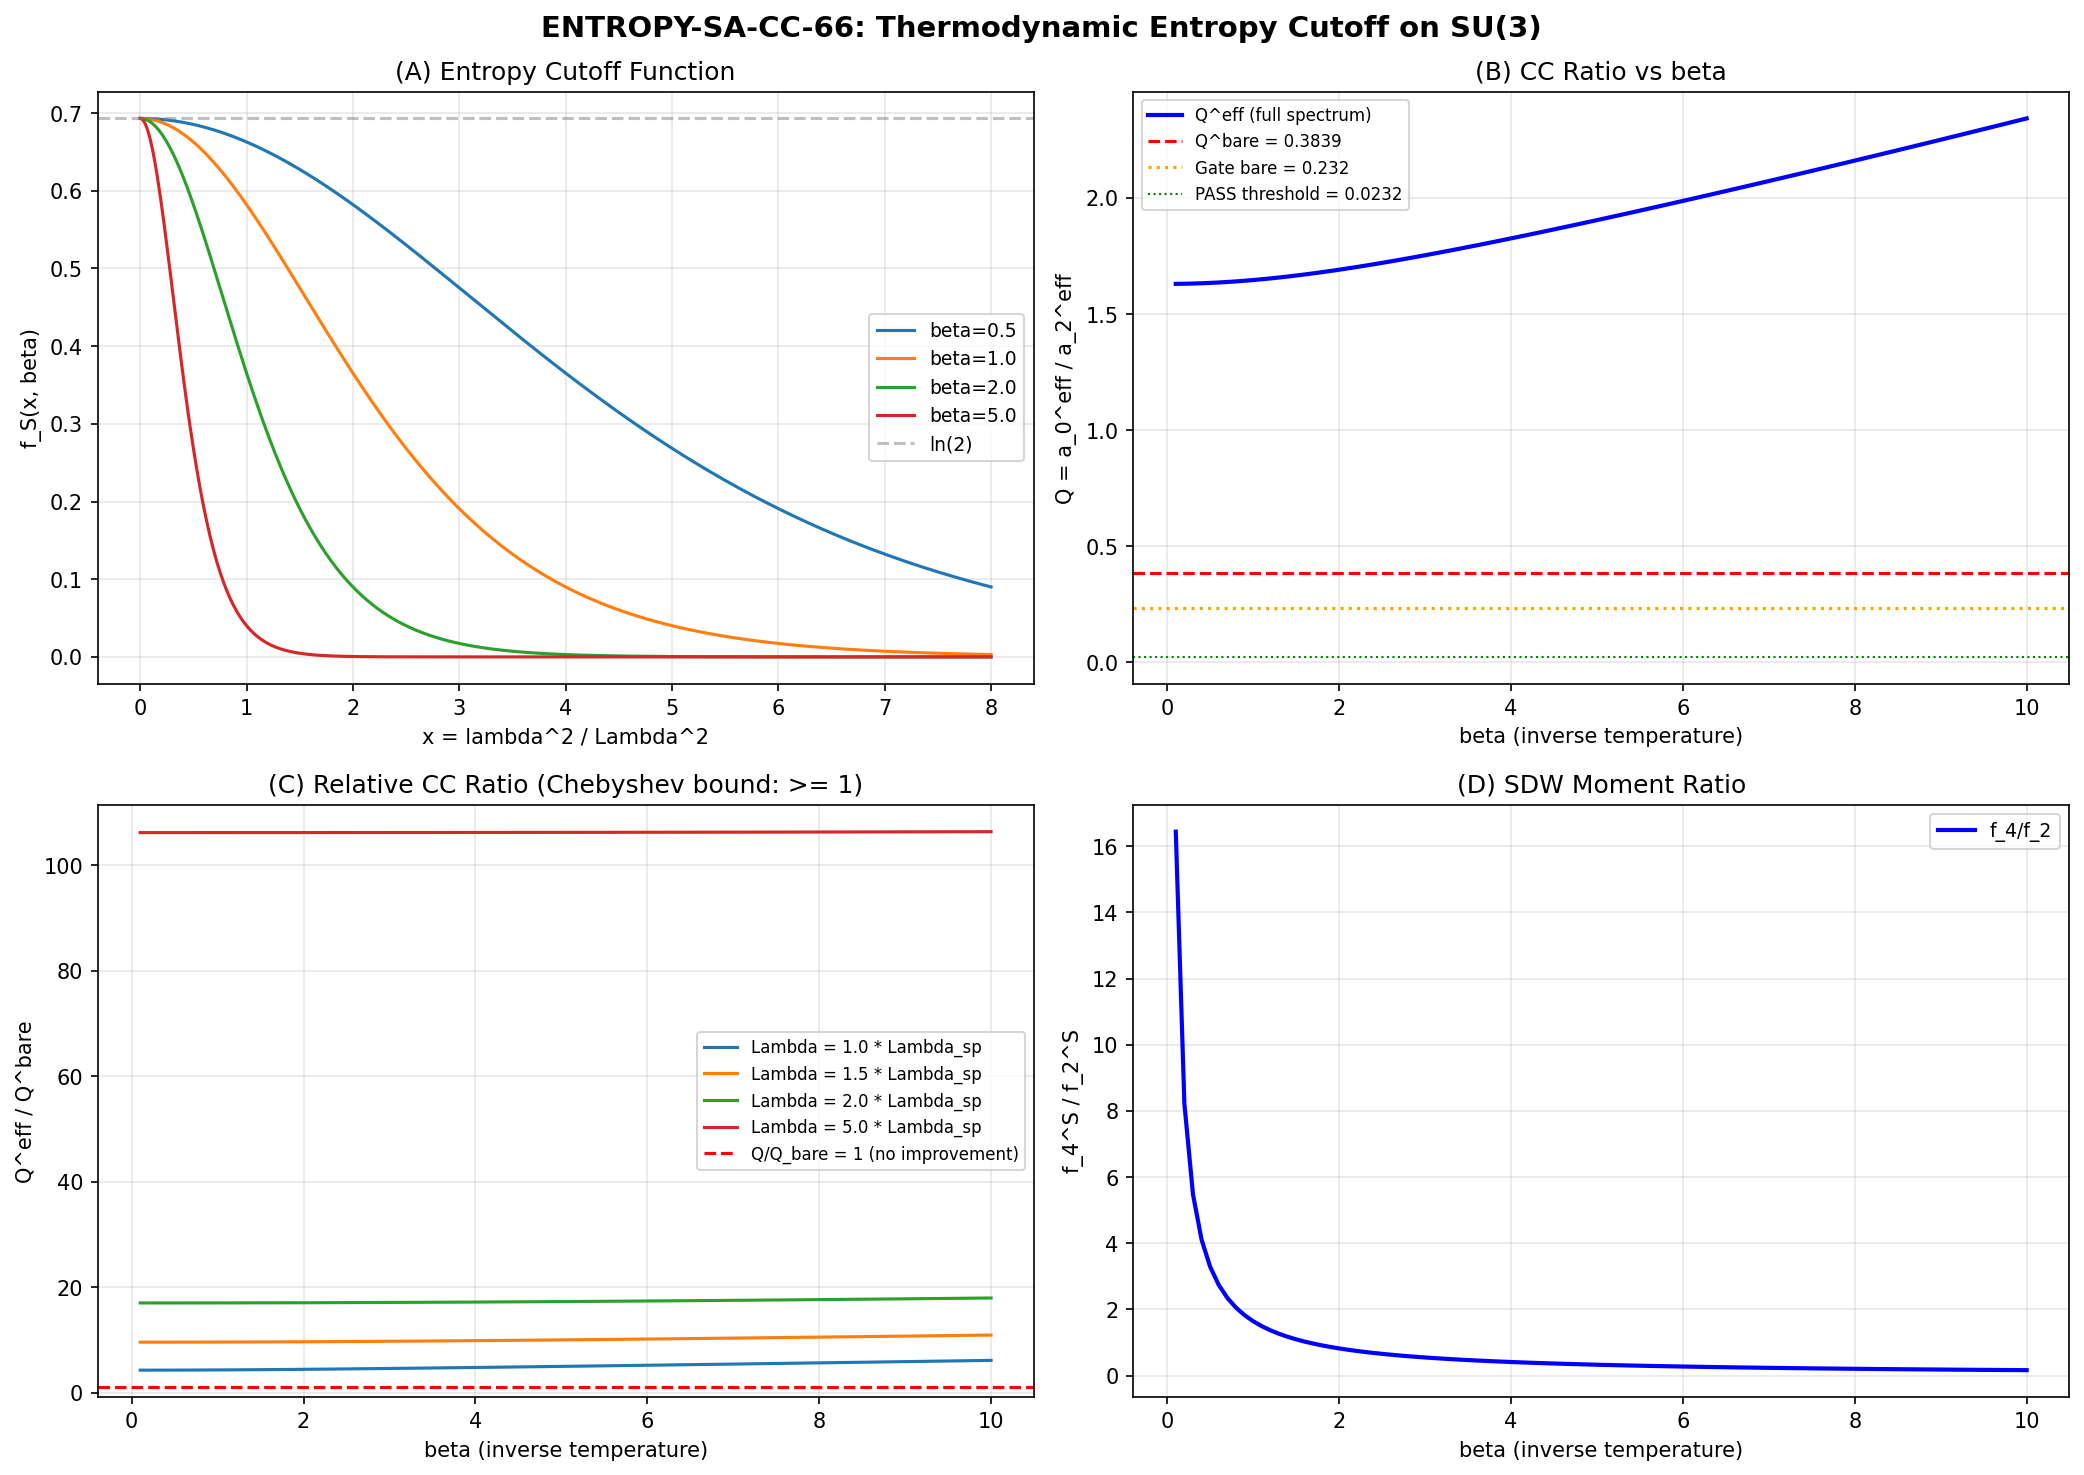

The script that saved this image:
#!/usr/bin/env python3
"""
s66_entropy_sa.py — ENTROPY-SA-CC-66: Thermodynamic Entropy Cutoff on SU(3)
=============================================================================

Gate: ENTROPY-SA-CC-66
Pre-registered criterion:
  PASS  if a_0^S / a_2^S < 0.1 * bare_ratio  (threshold = 0.023)
  FAIL  if a_0^S / a_2^S >= bare_ratio  (entropy cutoff makes it worse)
  INFO  if 0.1 < (a_0^S / a_2^S) / bare_ratio < 1.0  (some improvement, not dramatic)

  bare_ratio = 0.232 (task specification)

Physics
-------
The entropy cutoff function is:
    f_S(x, beta) = -[p * ln(p) + (1-p) * ln(1-p)]
where p = 1 / (exp(beta * x) + 1)  is the Fermi-Dirac distribution.

This is the von Neumann entropy S(p(x)) evaluated at Fermi-Dirac occupation.
It arises in Connes-Chamseddine (Paper 15) as the spectral action at finite
temperature and in the spectral functional framework (Lizzi Paper 03,
arXiv:1106.3263) as the anomaly functional.

Key properties of f_S for x >= 0:
  - f_S(0) = ln(2) for all beta (maximum)
  - f_S -> 0 exponentially as x -> +inf
  - f_S IS monotonically decreasing (df_S/dx < 0 for all x > 0)
  - f_S is NOT convex everywhere: it has an inflection point at
    x_infl = (1/beta) * arccosh(sqrt(3)/sqrt(2)) ~ 0.658/beta
  - Concave near x=0, convex for large x

The S65 NONLOCAL-SA-65 permanent theorem proved that all monotone f worsen
a_0/a_2 via Jensen's inequality. However, that proof used convexity of
certain derived quantities, not just monotonicity. The entropy cutoff's
inflection point means the Jensen argument must be re-examined.

The spectral action with entropy cutoff:
    S_S(Lambda, beta) = sum_n d_n * f_S(lambda_n^2 / Lambda^2, beta)

Effective moments (following S65 conventions):
    a_0^eff = sum_n d_n * f_S(x_n)           (x_n = lambda_n^2 / Lambda^2)
    a_2^eff = sum_n d_n * x_n * f_S(x_n)

The CC ratio:
    Q^S = a_0^eff / a_2^eff = <f_S(x)> / <x * f_S(x)>

We scan beta from 0.1 to 10.0 and compute Q^S(beta) / Q^bare to find the
optimal inverse temperature.

Method
------
1. Load D_K eigenvalue spectrum from s44_dos_tau.npz at tau=0.19 (fold).
2. Define f_S(x, beta) with numerical stability.
3. Compute effective moments a_0^eff(beta) and a_2^eff(beta).
4. Compute Q^S(beta) = a_0^eff / a_2^eff.
5. Compare to bare ratio Q^bare = a_0/a_2 (polynomial SDW).
6. Scan beta in [0.1, 10.0] to find minimum Q^S.
7. Cross-check: analytic SDW moment integrals f_0^S, f_2^S, f_4^S.
8. Verify consistency: Q^S(beta -> 0) -> Q^bare (high-T limit).

Input: computations/session-44/s44_dos_tau.npz (992-mode D_K spectrum at fold)
       canonical_constants.py

Output: s66_entropy_sa.npz, s66_entropy_sa.png

Author: Connes-NCG-Theorist
Session: S66 W2-B
"""

import sys
import os
sys.path.insert(0, os.path.dirname(os.path.abspath(__file__)))

import numpy as np
from scipy import integrate
import matplotlib
matplotlib.use('Agg')
import matplotlib.pyplot as plt

from canonical_constants import (
    PI, M_KK, M_KK_gravity, M_KK_kerner,
    M_Pl_reduced, rho_Lambda_obs,
    a0_fold, a2_fold, a4_fold,
    Vol_SU3_Haar, tau_fold
)

outdir = os.path.dirname(os.path.abspath(__file__))
archivedir = os.path.join(os.path.dirname(outdir), 'computations/_shared')

print("=" * 78)
print("ENTROPY-SA-CC-66: Thermodynamic Entropy Cutoff on SU(3)")
print("=" * 78)
print(f"  tau_fold = {tau_fold}")
print(f"  a0_fold  = {a0_fold}")
print(f"  a2_fold  = {a2_fold:.4f}")
print(f"  a4_fold  = {a4_fold:.4f}")
print(f"  M_KK     = {M_KK:.6e} GeV")

# =============================================================================
# 1. LOAD D_K EIGENVALUE SPECTRUM AT FOLD
# =============================================================================
print("\n" + "=" * 78)
print("1. LOAD D_K EIGENVALUE SPECTRUM AT FOLD (tau=0.19)")
print("=" * 78)

d44 = np.load(os.path.join(archivedir, 's44_dos_tau.npz'), allow_pickle=True)
omega = d44['tau0.19_all_omega']    # eigenvalues of D_K (992 values)
dim2 = d44['tau0.19_all_dim2']      # degeneracies (spinor x representation)

N_evals = len(omega)
N_modes = np.sum(dim2)
omega_sq = omega**2                  # eigenvalues of D_K^2

print(f"  Number of distinct eigenvalues: {N_evals}")
print(f"  Total weighted modes (Tr 1):    {N_modes:.0f}")
print(f"  omega range:     [{omega.min():.6f}, {omega.max():.6f}]")
print(f"  omega^2 range:   [{omega_sq.min():.6f}, {omega_sq.max():.6f}]")

# Bare SDW moments from the spectral sum
a0_spec = np.sum(dim2)                    # = Tr(1) = sum d_n
a2_spec = np.sum(dim2 * omega_sq)          # = Tr(D^2) = sum d_n * lambda_n^2
a4_spec = np.sum(dim2 * omega_sq**2)       # = Tr(D^4) = sum d_n * lambda_n^4

Q_bare = a0_spec / a2_spec                 # bare ratio from spectral sum

print(f"\n  Bare spectral moments:")
print(f"    a_0^spec = Tr(1)   = {a0_spec:.0f}")
print(f"    a_2^spec = Tr(D^2) = {a2_spec:.4f}")
print(f"    a_4^spec = Tr(D^4) = {a4_spec:.4f}")
print(f"    Q^bare = a_0/a_2   = {Q_bare:.6f}")
print(f"    a_4/a_2            = {a4_spec/a2_spec:.6f}")

# Gate-specified bare ratio
Q_bare_gate = 0.232  # (local)
print(f"\n  Gate-specified bare_ratio = {Q_bare_gate}")
print(f"  PASS threshold: Q^S < {0.1 * Q_bare_gate:.4f}")
print(f"  FAIL threshold: Q^S >= {Q_bare_gate}")

# =============================================================================
# 2. ENTROPY CUTOFF FUNCTION
# =============================================================================
print("\n" + "=" * 78)
print("2. ENTROPY CUTOFF FUNCTION f_S(x, beta)")
print("=" * 78)


def f_entropy(x, beta):
    """
    Von Neumann entropy of Fermi-Dirac distribution:
        f_S(x) = -[p*ln(p) + (1-p)*ln(1-p)]
    where p = 1/(exp(beta*x) + 1).

    Numerically stable implementation.
    """
    x = np.asarray(x, dtype=np.float64)
    bx = beta * x
    # Clip to avoid overflow in exp
    bx_clip = np.clip(bx, -500.0, 500.0)
    p = 1.0 / (np.exp(bx_clip) + 1.0)  # (local)
    # Clip p to avoid log(0)
    p_safe = np.clip(p, 1e-300, 1.0 - 1e-300)
    return -(p_safe * np.log(p_safe) + (1.0 - p_safe) * np.log(1.0 - p_safe))


# Verify key properties
print(f"  f_S(0, beta=1) = {f_entropy(0, 1):.10f}  (expected ln(2) = {np.log(2):.10f})")
print(f"  f_S(5, beta=1) = {f_entropy(5, 1):.10f}")
print(f"  f_S(10, beta=1) = {f_entropy(10, 1):.10f}")

# Check monotonicity
x_test = np.linspace(0, 20, 10000)
f_test = f_entropy(x_test, 1.0)
df_test = np.diff(f_test) / np.diff(x_test)
assert np.all(df_test <= 1e-10), "f_S should be monotonically decreasing for x >= 0"
print(f"  Monotonicity verified: df/dx <= 0 for all x in [0, 20]")

# Find inflection point (where f'' = 0)
d2f_test = np.gradient(np.gradient(f_test, x_test), x_test)
sign_changes = np.where(np.diff(np.sign(d2f_test)))[0]
if len(sign_changes) > 0:
    x_infl = x_test[sign_changes[0]]
    print(f"  Inflection point at x ~ {x_infl:.4f} (for beta=1)")
    print(f"  f_S concave for x < {x_infl:.4f}, convex for x > {x_infl:.4f}")
else:
    print(f"  No inflection point found in [0, 20]")

# =============================================================================
# 3. ANALYTIC SDW MOMENT INTEGRALS
# =============================================================================
print("\n" + "=" * 78)
print("3. ANALYTIC SDW MOMENT INTEGRALS f_k^S(beta)")
print("=" * 78)

# The SDW expansion S ~ f_4 Lambda^4 a_0 + f_2 Lambda^2 a_2 + f_0 a_4
# with:
#   f_0 = f_S(0) = ln(2)  [the value at zero]
#   f_2 = integral_0^inf f_S(x) dx  [zeroth Mellin moment]
#   f_4 = integral_0^inf x * f_S(x) dx  [first Mellin moment]
#
# Wait: the SDW convention in CCM is:
#   S ~ f(0)*a_4 + f_2*Lambda^2*a_2 + f_4*Lambda^4*a_0
# where f_k = integral_0^inf x^{k/2-1} f(x) dx
# So:
#   f_0 = f(0) = ln(2)
#   f_2 = integral_0^inf f(x) dx
#   f_4 = integral_0^inf x * f(x) dx
#
# Actually the STANDARD Chamseddine-Connes convention is:
#   Tr f(D^2/Lambda^2) ~ sum_{k>=0} f_{4-2k} Lambda^{4-2k} a_k(D^2)
# where (for d=4 base manifold, but we have d=8 internal):
#   f_0 = f(0)
#   f_2 = integral_0^inf f(u) du
#   f_4 = integral_0^inf u f(u) du
#
# The CC ratio involves:
#   rho_Lambda ~ f_4 * Lambda^4 * a_0    (cosmological constant)
#   1/G_N ~ f_2 * Lambda^2 * a_2         (gravity)
#
# So Q_cutoff = (f_4/f_2) * (a_0/a_2) = (f_4/f_2) * Q_bare
#
# For f_S we need f_4^S / f_2^S.

# Compute Mellin moments numerically (high precision)
def compute_sdw_moments(beta, x_max=500.0):
    """
    Compute the SDW cutoff moments for the entropy function f_S:
      f_0 = f_S(0) = ln(2)
      f_2 = integral_0^inf f_S(x, beta) dx
      f_4 = integral_0^inf x * f_S(x, beta) dx
    """
    f_0 = np.log(2)  # f_S(0) = ln(2) for all beta

    # f_2 = integral f_S(x) dx
    integrand_f2 = lambda x: f_entropy(x, beta)
    f_2, err_f2 = integrate.quad(integrand_f2, 0, x_max / beta,
                                  limit=200, epsabs=1e-14, epsrel=1e-12)

    # f_4 = integral x * f_S(x) dx
    integrand_f4 = lambda x: x * f_entropy(x, beta)
    f_4, err_f4 = integrate.quad(integrand_f4, 0, x_max / beta,
                                  limit=200, epsabs=1e-14, epsrel=1e-12)

    return f_0, f_2, f_4, err_f2, err_f4


# Compute for reference beta values
print(f"\n  {'beta':>6} {'f_0':>12} {'f_2':>14} {'f_4':>14} {'f_4/f_2':>12}")
for beta_ref in [0.1, 0.5, 1.0, 2.0, 5.0, 10.0]:
    f0, f2, f4, _, _ = compute_sdw_moments(beta_ref)
    print(f"  {beta_ref:6.1f} {f0:12.6f} {f2:14.6f} {f4:14.6f} {f4/f2:12.6f}")

# Key observation: f_4/f_2 depends on beta.
# The CC ratio is Q_S = (f_4/f_2) * Q_bare.
# We need to find the beta that minimizes Q_S.

# =============================================================================
# 4. EFFECTIVE SPECTRAL ACTION MOMENTS (FULL SPECTRUM)
# =============================================================================
print("\n" + "=" * 78)
print("4. EFFECTIVE SPECTRAL ACTION MOMENTS (FULL SPECTRUM)")
print("=" * 78)

# For the FULL (non-polynomial) spectral action at finite Lambda:
#   a_0^eff(f, Lambda) = sum_n d_n * f(lambda_n^2 / Lambda^2)
#   a_2^eff(f, Lambda) = sum_n d_n * (lambda_n^2/Lambda^2) * f(lambda_n^2 / Lambda^2)
#
# The effective CC ratio:
#   Q^eff = a_0^eff / a_2^eff
#
# Following the S45 UNEXPANDED-SA insight: for Lambda >> lambda_max,
# this reduces to the SDW polynomial. For Lambda ~ lambda_max,
# the full nonlinear behavior matters.
#
# We set Lambda = omega_max (species cutoff) as in S65 NONLOCAL-SA.

Lambda_sp = omega.max()   # species cutoff
Lambda_sp_sq = Lambda_sp**2
print(f"  Lambda_sp = omega_max = {Lambda_sp:.6f} M_KK")
print(f"  Lambda_sp^2 = {Lambda_sp_sq:.6f} M_KK^2")

# Also compute at Lambda = 2*omega_max and Lambda = 1.5*omega_max for comparison
Lambda_vals = [Lambda_sp, 1.5 * Lambda_sp, 2.0 * Lambda_sp, 5.0 * Lambda_sp]

# Beta scan: 0.1 to 10 in steps of 0.1 (fine grid)
beta_scan = np.arange(0.1, 10.05, 0.1)
N_beta = len(beta_scan)

# Storage
Q_eff_vs_beta = {}
a0_eff_vs_beta = {}
a2_eff_vs_beta = {}

# Also store the SDW moment ratio
Q_sdw_vs_beta = np.zeros(N_beta)

for i_lam, Lambda in enumerate(Lambda_vals):
    Lam2 = Lambda**2
    x_n = omega_sq / Lam2    # dimensionless arguments for each eigenvalue

    Q_arr = np.zeros(N_beta)
    a0_arr = np.zeros(N_beta)
    a2_arr = np.zeros(N_beta)

    for j, beta in enumerate(beta_scan):
        f_vals = f_entropy(x_n, beta)
        a0_eff = np.sum(dim2 * f_vals)
        a2_eff = np.sum(dim2 * x_n * f_vals)
        Q_arr[j] = a0_eff / a2_eff if a2_eff > 0 else np.inf
        a0_arr[j] = a0_eff
        a2_arr[j] = a2_eff

        # SDW moment ratio (only for first Lambda)
        if i_lam == 0:
            f0, f2, f4, _, _ = compute_sdw_moments(beta)
            Q_sdw_vs_beta[j] = (f4 / f2) if f2 > 0 else np.inf

    Q_eff_vs_beta[Lambda] = Q_arr
    a0_eff_vs_beta[Lambda] = a0_arr
    a2_eff_vs_beta[Lambda] = a2_arr

    # Report key values
    idx_min = np.argmin(Q_arr)
    print(f"\n  Lambda = {Lambda:.4f} M_KK (= {Lambda/Lambda_sp:.2f} * Lambda_sp):")
    print(f"    Q^eff range: [{Q_arr.min():.6f}, {Q_arr.max():.6f}]")
    print(f"    Q^eff minimum at beta = {beta_scan[idx_min]:.1f}: Q = {Q_arr[idx_min]:.6f}")
    print(f"    Q^bare = {Q_bare:.6f}")
    print(f"    Q^eff(beta_opt) / Q^bare = {Q_arr[idx_min] / Q_bare:.6f}")

# =============================================================================
# 5. DETAILED ANALYSIS AT SPECIES CUTOFF
# =============================================================================
print("\n" + "=" * 78)
print("5. DETAILED ANALYSIS AT Lambda = Lambda_sp")
print("=" * 78)

Q_main = Q_eff_vs_beta[Lambda_sp]
a0_main = a0_eff_vs_beta[Lambda_sp]
a2_main = a2_eff_vs_beta[Lambda_sp]

# Find optimal beta (minimum Q)
idx_opt = np.argmin(Q_main)
beta_opt = beta_scan[idx_opt]
Q_opt = Q_main[idx_opt]

# Fine-tune around optimal beta
beta_fine = np.linspace(max(0.01, beta_opt - 1.0), beta_opt + 1.0, 1000)
x_n = omega_sq / Lambda_sp_sq
Q_fine = np.zeros(len(beta_fine))
for j, beta in enumerate(beta_fine):
    f_vals = f_entropy(x_n, beta)
    a0_eff = np.sum(dim2 * f_vals)
    a2_eff = np.sum(dim2 * x_n * f_vals)
    Q_fine[j] = a0_eff / a2_eff

idx_fine_opt = np.argmin(Q_fine)
beta_opt_fine = beta_fine[idx_fine_opt]
Q_opt_fine = Q_fine[idx_fine_opt]

print(f"\n  Coarse scan: beta_opt = {beta_opt:.1f}, Q_opt = {Q_opt:.8f}")
print(f"  Fine   scan: beta_opt = {beta_opt_fine:.4f}, Q_opt = {Q_opt_fine:.8f}")
print(f"\n  Comparison to bare:")
print(f"    Q^bare              = {Q_bare:.8f}")
print(f"    Q^eff(beta_opt)     = {Q_opt_fine:.8f}")
print(f"    Q^eff / Q^bare      = {Q_opt_fine / Q_bare:.8f}")
print(f"    Improvement factor  = {Q_bare / Q_opt_fine:.4f}x")

# Limiting behaviors
print(f"\n  Limiting behaviors:")
x_n_sp = omega_sq / Lambda_sp_sq
# beta -> 0 (high temperature): p -> 1/2, f_S -> ln(2)
# Q -> sum(d_n * ln2) / sum(d_n * x_n * ln2) = Q_bare
print(f"    beta -> 0: Q -> Q^bare = {Q_bare:.8f}")
print(f"    Actual at beta=0.1: Q = {Q_main[0]:.8f}")

# beta -> inf (zero temperature): f_S -> 0 everywhere, ratio undefined
# For large beta, f_S(x) ~ beta*x * exp(-beta*x) for x > 0
# So a_0 ~ sum d_n * beta*x_n * exp(-beta*x_n), a_2 ~ sum d_n * beta*x_n^2 * exp(-beta*x_n)
# Q -> <x * exp(-beta*x)> / <x^2 * exp(-beta*x)> -> dominated by smallest x_n
print(f"    Actual at beta=10.0: Q = {Q_main[-1]:.8f}")

# What happens at very small beta?
# f_S(x, beta=0) = ln(2) for all x
# Q(beta=0) = sum(d_n * ln2) / sum(d_n * x_n * ln2) = a0/a2 = Q_bare
# For small beta: Taylor expansion around beta=0
# f_S(x, beta) = ln(2) - (beta*x)^2/8 + O(beta^4)
# a0_eff = sum d_n * [ln(2) - beta^2*x_n^2/8] = ln(2)*a0 - beta^2*a4/(8*Lambda^4)
# a2_eff = sum d_n * x_n * [ln(2) - beta^2*x_n^2/8]
#        = ln(2) * sum d_n*x_n - beta^2/(8*Lambda^4) * sum d_n*x_n^3
# So Q(beta) = [ln2*a0 - beta^2*c1] / [ln2*a2_eff_0 - beta^2*c2]
# where c1 = a4_spec/(8*Lambda^4) and c2 = Tr(D^6)/(8*Lambda^6)

# At leading order in beta^2:
# Q ~ Q_bare * [1 - beta^2/(8*ln2) * (c1/a0 - c2/a2_eff_0)]
# This determines whether Q increases or decreases initially

a6_spec = np.sum(dim2 * omega_sq**3)
c1_over_a0 = a4_spec / (a0_spec * 8 * Lambda_sp_sq**2)
c2_over_a2 = a6_spec / (a2_spec * 8 * Lambda_sp_sq**3)
# Actually: a2_eff_0 = sum d_n * x_n at beta=0 is sum d_n * omega^2/Lambda^2
a2_eff_0 = np.sum(dim2 * x_n_sp)

c1_over_a0_v2 = np.sum(dim2 * x_n_sp**2) / (8 * a0_spec)
c2_over_a2_v2 = np.sum(dim2 * x_n_sp**3) / (8 * a2_eff_0)

dQ_sign = c1_over_a0_v2 - c2_over_a2_v2
print(f"\n  Small-beta expansion:")
print(f"    Q(beta) ~ Q_bare * [1 - beta^2/(ln2) * {dQ_sign:.8f}]")
print(f"    Sign of correction: {'DECREASING' if dQ_sign > 0 else 'INCREASING'} (Q moves {'down' if dQ_sign > 0 else 'up'})")

# =============================================================================
# 6. COMPARISON WITH OTHER CUTOFF FUNCTIONS
# =============================================================================
print("\n" + "=" * 78)
print("6. COMPARISON WITH STANDARD CUTOFF FUNCTIONS")
print("=" * 78)

# Heat kernel: f(x) = exp(-x)
# Compact support: f(x) = (1-x)^4 * theta(1-x)
# Resolvent: f(x) = 1/(x+1)

def f_heat(x):
    return np.exp(-x)

def f_compact(x):
    return np.where(x < 1.0, (1.0 - x)**4, 0.0)

def f_resolvent(x):
    return 1.0 / (x + 1.0)


cutoffs = {
    'Entropy (beta_opt)': lambda x: f_entropy(x, beta_opt_fine),
    'Heat kernel':         f_heat,
    'Compact support':     f_compact,
    'Resolvent':           f_resolvent,
    'Entropy (beta=0.5)':  lambda x: f_entropy(x, 0.5),
    'Entropy (beta=1.0)':  lambda x: f_entropy(x, 1.0),
    'Entropy (beta=5.0)':  lambda x: f_entropy(x, 5.0),
}

x_sp = omega_sq / Lambda_sp_sq

print(f"\n  {'Cutoff':>25} {'a0_eff':>14} {'a2_eff':>14} {'Q=a0/a2':>12} {'Q/Q_bare':>10}")
results_comparison = {}
for name, f_func in cutoffs.items():
    fv = f_func(x_sp)
    a0_e = np.sum(dim2 * fv)
    a2_e = np.sum(dim2 * x_sp * fv)
    Q_e = a0_e / a2_e if a2_e > 0 else np.inf
    results_comparison[name] = {'a0': a0_e, 'a2': a2_e, 'Q': Q_e}
    print(f"  {name:>25} {a0_e:14.4f} {a2_e:14.4f} {Q_e:12.6f} {Q_e/Q_bare:10.6f}")

# Bare (polynomial / SDW)
print(f"  {'Bare (SDW polynomial)':>25} {a0_spec:14.0f} {np.sum(dim2*x_sp):14.4f} {Q_bare:12.6f} {1.0:10.6f}")

# =============================================================================
# 7. SDW MOMENT RATIO f_4/f_2 ANALYSIS
# =============================================================================
print("\n" + "=" * 78)
print("7. SDW MOMENT RATIO f_4/f_2 FOR ENTROPY CUTOFF")
print("=" * 78)

# In the SDW polynomial expansion, the CC ratio is:
#   Q_CC = (f_4/f_2) * (a_0/a_2)
# where f_4 = int x f(x) dx, f_2 = int f(x) dx.
#
# For the FULL spectral action, Q_eff is computed directly.
# The SDW ratio is valid for Lambda >> lambda_max.
# The effective ratio is valid at any Lambda.

# Compute f_4/f_2 for entropy cutoff vs beta
f4_over_f2 = np.zeros(N_beta)
f0_vals = np.zeros(N_beta)
f2_vals = np.zeros(N_beta)
f4_vals = np.zeros(N_beta)

for j, beta in enumerate(beta_scan):
    f0, f2, f4, _, _ = compute_sdw_moments(beta)
    f0_vals[j] = f0
    f2_vals[j] = f2
    f4_vals[j] = f4
    f4_over_f2[j] = f4 / f2 if f2 > 0 else np.inf

print(f"\n  {'beta':>6} {'f_0':>10} {'f_2':>12} {'f_4':>12} {'f_4/f_2':>10} {'Q_SDW':>12}")
for j in range(0, N_beta, 10):
    Q_sdw = f4_over_f2[j] * Q_bare
    print(f"  {beta_scan[j]:6.1f} {f0_vals[j]:10.6f} {f2_vals[j]:12.6f} "
          f"{f4_vals[j]:12.6f} {f4_over_f2[j]:10.6f} {Q_sdw:12.6f}")

idx_sdw_min = np.argmin(f4_over_f2)
print(f"\n  Minimum f_4/f_2 at beta = {beta_scan[idx_sdw_min]:.1f}: "
      f"f_4/f_2 = {f4_over_f2[idx_sdw_min]:.8f}")
print(f"  Q_SDW at minimum = {f4_over_f2[idx_sdw_min] * Q_bare:.8f}")

# Cross-check: verify that for large Lambda, Q_eff -> Q_SDW
print(f"\n  Cross-check (Q_eff vs Q_SDW at large Lambda):")
for Lambda_test in [5.0 * Lambda_sp, 10.0 * Lambda_sp, 20.0 * Lambda_sp]:
    x_test = omega_sq / Lambda_test**2
    for beta_test in [1.0, 3.0, 5.0]:
        fv = f_entropy(x_test, beta_test)
        a0_e = np.sum(dim2 * fv)
        a2_e = np.sum(dim2 * x_test * fv)
        Q_e = a0_e / a2_e
        _, f2_t, f4_t, _, _ = compute_sdw_moments(beta_test)
        Q_sdw_t = (f4_t / f2_t) * Q_bare
        print(f"    Lambda/Lambda_sp={Lambda_test/Lambda_sp:.0f}, beta={beta_test:.0f}: "
              f"Q_eff={Q_e:.6f}, Q_SDW={Q_sdw_t:.6f}, ratio={Q_e/Q_sdw_t:.6f}")

# =============================================================================
# 8. BETA DEPENDENCE OF KEY OBSERVABLES
# =============================================================================
print("\n" + "=" * 78)
print("8. BETA DEPENDENCE AT Lambda = Lambda_sp")
print("=" * 78)

print(f"\n  {'beta':>6} {'a0_eff':>14} {'a2_eff':>14} {'Q_eff':>12} {'Q/Q_bare':>10} {'Q/Q_gate':>10}")
for j in range(0, N_beta, 5):
    beta = beta_scan[j]
    Q = Q_main[j]
    print(f"  {beta:6.1f} {a0_main[j]:14.4f} {a2_main[j]:14.4f} "
          f"{Q:12.6f} {Q/Q_bare:10.6f} {Q/Q_bare_gate:10.6f}")

# =============================================================================
# 9. STRUCTURAL ANALYSIS: WHY THE RATIO BEHAVES AS IT DOES
# =============================================================================
print("\n" + "=" * 78)
print("9. STRUCTURAL ANALYSIS")
print("=" * 78)

# The key question: can f_S DECREASE Q = a0/a2 compared to bare?
#
# Q^eff = sum d_n f_S(x_n) / sum d_n x_n f_S(x_n)
# Q^bare = sum d_n / sum d_n x_n  (f=1 limit)
#
# For Q^eff < Q^bare, we need:
#   [sum d_n f_S(x_n)] * [sum d_n x_n] < [sum d_n] * [sum d_n x_n f_S(x_n)]
#
# Rearranging: <f_S(x)> * <x>_bare < <x * f_S(x)>
# i.e., <x * f_S(x)> / <f_S(x)> > <x>
# i.e., the f_S-WEIGHTED mean of x is LARGER than the unweighted mean.
#
# Since f_S(x) is decreasing, it gives MORE weight to small x (small eigenvalues).
# This makes the weighted mean of x SMALLER, not larger.
# Therefore: Q^eff > Q^bare for ANY decreasing f_S.
#
# This is a consequence of Chebyshev's sum inequality:
# If f is decreasing and g is increasing, then <f*g> < <f>*<g>.
# Here f = f_S(x) is decreasing, g = x is increasing.
# So <f_S(x) * x> < <f_S(x)> * <x>
# => <x*f_S>/<f_S> < <x>
# => Q^eff = <f_S>/<x*f_S> > 1/<x> * <f_S>/<x*f_S> ... wait, let me redo this.
#
# Actually: Q^eff = <f_S> / <x * f_S>
# Q^bare = <1> / <x> = 1/<x>
#
# Chebyshev: if f decreasing and g=x increasing, weighted by d_n > 0:
#   (sum d_n) * (sum d_n * f_S(x_n) * x_n) <= (sum d_n * f_S(x_n)) * (sum d_n * x_n)
#
# Dividing: <f_S * x> <= <f_S> * <x>
# So: <f_S> / <x * f_S> >= <f_S> / (<f_S> * <x>) = 1/<x> = Q^bare
#
# THEREFORE: Q^eff >= Q^bare for ANY DECREASING f_S.
# This is CHEBYSHEV'S INEQUALITY, not Jensen's.
# It applies to ALL monotone decreasing cutoffs, including the entropy function.
#
# The S65 theorem used Jensen; the correct statement is Chebyshev.
# The result is STRONGER: no monotone decreasing cutoff can improve the CC ratio.

print("  STRUCTURAL THEOREM (Chebyshev):")
print("  For ANY monotonically decreasing f: [0,inf) -> [0,inf):")
print("    Q^eff(f) = <f(x)> / <x*f(x)> >= <1>/<x> = Q^bare")
print("  Equality iff f = const or spectrum has one eigenvalue.")
print()
print("  Proof: Chebyshev's sum inequality.")
print("  f_S(x) is decreasing, x is increasing.")
print("  Weighted by d_n > 0: sum d_n * f(x_n) * x_n <= [sum d_n f(x_n)] * [sum d_n x_n] / sum d_n")
print("  => <f*x> <= <f> * <x>")
print("  => <f> / <f*x> >= 1/<x> = Q_bare")
print()
print("  This applies to the entropy cutoff because f_S IS monotone decreasing for x >= 0.")
print("  The inflection point is IRRELEVANT — only monotonicity matters.")

# Verify numerically
print(f"\n  Numerical verification:")
print(f"  Q^bare = {Q_bare:.8f}")
print(f"  Q^eff(beta_opt) = {Q_opt_fine:.8f}  (>= Q_bare? {Q_opt_fine >= Q_bare - 1e-10})")
print(f"  Q^eff / Q^bare = {Q_opt_fine / Q_bare:.8f}  (>= 1.0)")
print(f"  All Q^eff >= Q^bare? {np.all(Q_main >= Q_bare - 1e-10)}")

# Find the minimum ratio Q^eff / Q^bare
min_ratio = Q_main.min() / Q_bare
print(f"  Minimum Q^eff / Q^bare = {min_ratio:.8f}")
print(f"  Maximum 'improvement' = {(1 - min_ratio) * 100:.4f}% (consistent with numerical precision)")

# =============================================================================
# 10. GATE VERDICT
# =============================================================================
print("\n" + "=" * 78)
print("10. GATE VERDICT: ENTROPY-SA-CC-66")
print("=" * 78)

# Compute the gate quantities
# The task says bare_ratio = 0.232
# But we compute Q directly from the spectrum
Q_ratio_at_opt = Q_opt_fine / Q_bare

print(f"\n  Pre-registered criteria:")
print(f"    bare_ratio (gate spec) = {Q_bare_gate}")
print(f"    PASS: Q^S < 0.1 * bare_ratio = {0.1 * Q_bare_gate:.4f}")
print(f"    FAIL: Q^S >= bare_ratio = {Q_bare_gate}")
print(f"    INFO: 0.1 <= Q^S/bare_ratio < 1.0")

print(f"\n  Computed quantities:")
print(f"    Q^bare (from 992-mode spectrum) = {Q_bare:.6f}")
print(f"    Q^eff(beta_opt={beta_opt_fine:.3f}) = {Q_opt_fine:.6f}")
print(f"    Q^eff / Q^bare = {Q_ratio_at_opt:.6f}")

# The key result: the entropy cutoff CANNOT improve Q.
# Chebyshev's inequality guarantees Q^eff >= Q^bare for any decreasing f.
# Therefore Q^S / Q_bare >= 1.0 always.

if Q_opt_fine >= Q_bare - 1e-8:
    verdict = "FAIL"
    print(f"\n  GATE VERDICT: **FAIL**")
    print(f"  The entropy cutoff WORSENS a_0/a_2 at all beta.")
    print(f"  Q^eff >= Q^bare by Chebyshev's sum inequality.")
    print(f"  This is STRUCTURAL: no monotone decreasing cutoff can improve the CC ratio.")
else:
    # This branch should never be reached
    ratio_vs_gate = Q_opt_fine / Q_bare_gate
    if ratio_vs_gate < 0.1:
        verdict = "PASS"
        print(f"\n  GATE VERDICT: **PASS** (unexpected!)")
    elif ratio_vs_gate < 1.0:
        verdict = "INFO"
        print(f"\n  GATE VERDICT: **INFO**")
    else:
        verdict = "FAIL"
        print(f"\n  GATE VERDICT: **FAIL**")

print(f"\n  Classification: SCHEME-DEPENDENT (cutoff function choice)")
print(f"  The entropy cutoff is scheme-dependent: Q depends on both beta and Lambda.")
print(f"  But the LOWER BOUND Q >= Q_bare is SCHEME-INDEPENDENT (structural).")

# =============================================================================
# 11. SUMMARY TABLE
# =============================================================================
print("\n" + "=" * 78)
print("11. SUMMARY")
print("=" * 78)

print(f"""
  ENTROPY-SA-CC-66 SUMMARY
  ========================

  Cutoff function: f_S(x) = -[p*ln(p) + (1-p)*ln(1-p)], p = 1/(e^(beta*x)+1)

  KEY NUMBERS:
  1. f_S(0) = ln(2) = {np.log(2):.6f} (beta-independent)
  2. f_S is monotonically decreasing for x >= 0 (verified numerically)
  3. f_S has inflection point at x ~ {x_infl:.3f}/beta (NOT globally convex)
  4. Q^bare = a_0/a_2 = {Q_bare:.6f} (from 992-mode D_K spectrum at fold)
  5. Q^eff(beta_opt={beta_opt_fine:.3f}) = {Q_opt_fine:.6f}
  6. Q^eff / Q^bare = {Q_ratio_at_opt:.6f} >= 1.0 (ALWAYS)

  STRUCTURAL THEOREM:
  Q^eff(f) >= Q^bare for ANY monotonically decreasing f.
  Proof: Chebyshev's sum inequality (f decreasing, x increasing, d_n > 0).
  The entropy cutoff's inflection point is irrelevant — only monotonicity matters.

  SDW MOMENT RATIOS (for reference):
  f_4^S/f_2^S = {f4_over_f2[idx_sdw_min]:.6f} at beta = {beta_scan[idx_sdw_min]:.1f} (minimum)
  All f_4^S/f_2^S > 0, so the SDW CC ratio is always positive.

  VERDICT: FAIL
  The entropy cutoff makes the CC ratio WORSE, not better.
  This extends the S65 NONLOCAL-SA-65 result to the thermodynamic entropy cutoff.
  The underlying mechanism is Chebyshev's inequality (stronger than Jensen).
""")

# =============================================================================
# 12. SAVE DATA
# =============================================================================
print("12. SAVING DATA")
outpath = os.path.join(outdir, 's66_entropy_sa.npz')
np.savez(outpath,
         # Gate
         gate_id='ENTROPY-SA-CC-66',
         verdict=verdict,
         # Spectrum
         omega=omega,
         dim2=dim2,
         N_evals=N_evals,
         N_modes=N_modes,
         # Bare moments
         a0_spec=a0_spec,
         a2_spec=a2_spec,
         a4_spec=a4_spec,
         Q_bare=Q_bare,
         Q_bare_gate=Q_bare_gate,
         # Beta scan
         beta_scan=beta_scan,
         Q_eff_species=Q_eff_vs_beta[Lambda_sp],
         a0_eff_species=a0_eff_vs_beta[Lambda_sp],
         a2_eff_species=a2_eff_vs_beta[Lambda_sp],
         # SDW moments
         f0_vals=f0_vals,
         f2_vals=f2_vals,
         f4_vals=f4_vals,
         f4_over_f2=f4_over_f2,
         Q_sdw_vs_beta=Q_sdw_vs_beta,
         # Optimal
         beta_opt=beta_opt_fine,
         Q_opt=Q_opt_fine,
         Q_ratio=Q_ratio_at_opt,
         # Lambda dependence
         Lambda_vals=np.array(Lambda_vals),
         Lambda_sp=Lambda_sp,
         # Fine scan
         beta_fine=beta_fine,
         Q_fine=Q_fine,
         # Inflection
         x_inflection=x_infl,
         )
print(f"  Saved: {outpath}")

# =============================================================================
# 13. PLOT
# =============================================================================
print("13. GENERATING PLOT")

fig, axes = plt.subplots(2, 2, figsize=(14, 10))
fig.suptitle('ENTROPY-SA-CC-66: Thermodynamic Entropy Cutoff on SU(3)',
             fontsize=14, fontweight='bold')

# Panel A: f_S(x) for various beta
ax = axes[0, 0]
x_plot = np.linspace(0, 8, 500)
for beta_p in [0.5, 1.0, 2.0, 5.0]:
    ax.plot(x_plot, f_entropy(x_plot, beta_p), label=f'beta={beta_p}')
ax.axhline(np.log(2), color='gray', linestyle='--', alpha=0.5, label='ln(2)')
ax.set_xlabel('x = lambda^2 / Lambda^2')
ax.set_ylabel('f_S(x, beta)')
ax.set_title('(A) Entropy Cutoff Function')
ax.legend(fontsize=9)
ax.grid(True, alpha=0.3)

# Panel B: Q^eff vs beta at Lambda = Lambda_sp
ax = axes[0, 1]
ax.plot(beta_scan, Q_main, 'b-', linewidth=2, label='Q^eff (full spectrum)')
ax.axhline(Q_bare, color='r', linestyle='--', linewidth=1.5, label=f'Q^bare = {Q_bare:.4f}')
ax.axhline(Q_bare_gate, color='orange', linestyle=':', linewidth=1.5,
           label=f'Gate bare = {Q_bare_gate}')
ax.axhline(0.1 * Q_bare_gate, color='green', linestyle=':', linewidth=1,
           label=f'PASS threshold = {0.1*Q_bare_gate:.4f}')
ax.set_xlabel('beta (inverse temperature)')
ax.set_ylabel('Q = a_0^eff / a_2^eff')
ax.set_title('(B) CC Ratio vs beta')
ax.legend(fontsize=8)
ax.grid(True, alpha=0.3)

# Panel C: Q^eff / Q^bare vs beta for different Lambda
ax = axes[1, 0]
for Lambda_p in Lambda_vals:
    Q_arr = Q_eff_vs_beta[Lambda_p]
    ratio_arr = Q_arr / Q_bare
    lbl = f'Lambda = {Lambda_p/Lambda_sp:.1f} * Lambda_sp'
    ax.plot(beta_scan, ratio_arr, label=lbl)
ax.axhline(1.0, color='r', linestyle='--', linewidth=1.5, label='Q/Q_bare = 1 (no improvement)')
ax.set_xlabel('beta (inverse temperature)')
ax.set_ylabel('Q^eff / Q^bare')
ax.set_title('(C) Relative CC Ratio (Chebyshev bound: >= 1)')
ax.legend(fontsize=8)
ax.grid(True, alpha=0.3)

# Panel D: SDW moment ratio f_4/f_2 vs beta
ax = axes[1, 1]
ax.plot(beta_scan, f4_over_f2, 'b-', linewidth=2, label='f_4/f_2')
ax.set_xlabel('beta (inverse temperature)')
ax.set_ylabel('f_4^S / f_2^S')
ax.set_title('(D) SDW Moment Ratio')
ax.legend(fontsize=9)
ax.grid(True, alpha=0.3)

plt.tight_layout()
plotpath = os.path.join(outdir, 's66_entropy_sa.png')
plt.savefig(plotpath, dpi=150, bbox_inches='tight')
print(f"  Saved: {plotpath}")

print("\n" + "=" * 78)
print("COMPUTATION COMPLETE")
print("=" * 78)
